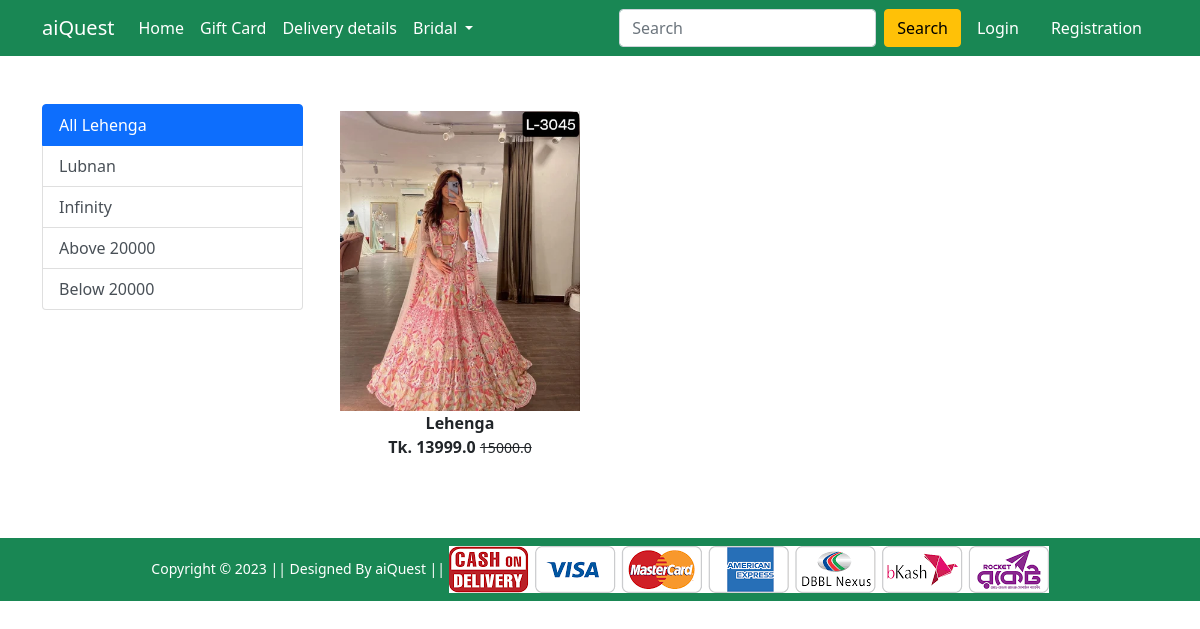
The app's page /lehenga/, older data.
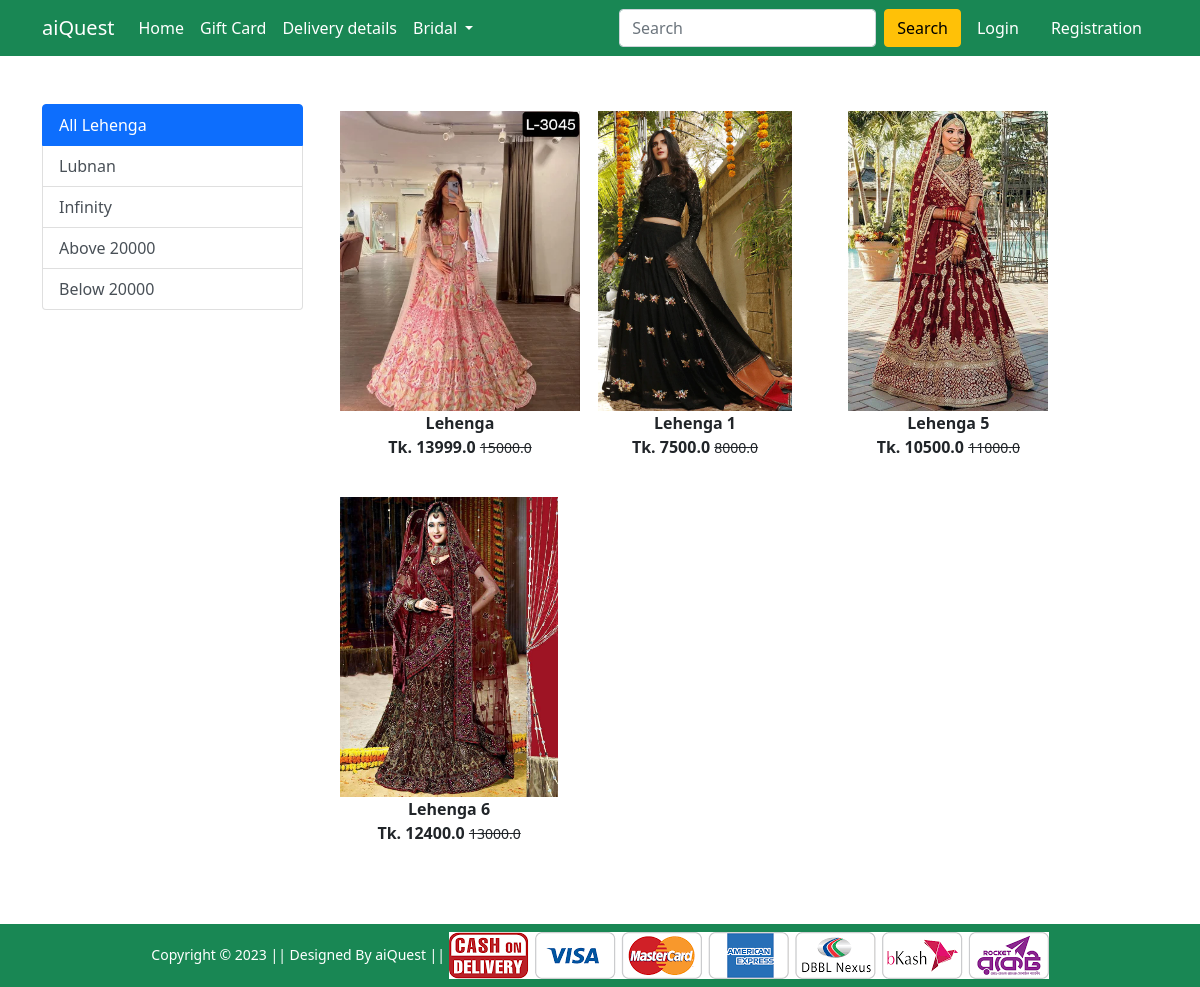
The same page, newer data.
### Shop/models.py (models this page shows, shortened)
class Product(models.Model):
    title = models.CharField(max_length=100)
    selling_price = models.FloatField()
    discounted_price = models.FloatField()
    description = models.TextField()
    brand = models.CharField(max_length=100)
    category = models.CharField(choices=CATEGORY_CHOICES,max_length=2)
    product_image = models.ImageField(upload_to='productimg')

### Shop/views.py (the view)
# urls.py: path('lehenga/', views.lehenga, name='lehenga'),
def lehenga(request, data = None):
  if data == None:
   lehengas = Product.objects.filter(category="L")
  elif data == 'lubnan' or data == 'infinity':
   lehengas = Product.objects.filter(category = 'L').filter(brand = data)
  return render(request, 'Shop/lehenga.html', {'lehengas': lehengas})

### Shop/templates/Shop/lehenga.html (shortened to what this page needs)
{% extends 'Shop/base.html' %}
{% load static %}
{% block main-content %}
<div class="container my-5">
    <div class="row">
        <div class="col-sm-3">
            <div class="list-group">
                <a href="{% url 'lehenga' %}" class="list-group-item list-group-item-action active" aria-current="true">
                    All Lehenga
                </a>
                <a href="{% url 'lehengaitem' 'lubnan' %}" class="list-group-item list-group-item-action">Lubnan</a>
                <a href="{% url 'lehengaitem' 'infinity' %}" class="list-group-item list-group-item-action">Infinity</a>
                <a href="{% url 'lehengaitem' 'above' %}" class="list-group-item list-group-item-action">Above 20000</a>
                <a href="{% url 'lehengaitem' 'below' %}" class="list-group-item list-group-item-action">Below 20000</a>
            </div>
        </div>
        <div class="col-sm-8">
            <div class="row">
                {% for product in lehengas %}
                <div class="col-sm-4 text-center mb-4">
                    <a href="{% url 'product-detail' product.id %}" class="btn">
                        <div class="item">
                            <img src="{{product.product_image.url}}" alt="" height="300" class="">
                            <div class="fw-bold">{{product.title}}</div>
                            <div class="fw-bold">Tk. {{product.discounted_price}} <small
                                    class="fw-light text-decoration-line-through">{{product.selling_price}}</small>
                            </div>
                        </div>
                    </a>
                </div>
                {% endfor %}
            </div>
        </div>
    </div>
</div>
{% endblock main-content %}

Row changes from the older to the newer data that the page shows:
added Product: product_image (picture), title "Lehenga 1", discounted_price "7500.0", selling_price "8000.0"
added Product: product_image (picture), title "Lehenga 5", discounted_price "10500.0", selling_price "11000.0"
added Product: product_image (picture), title "Lehenga 6", discounted_price "12400.0", selling_price "13000.0"
